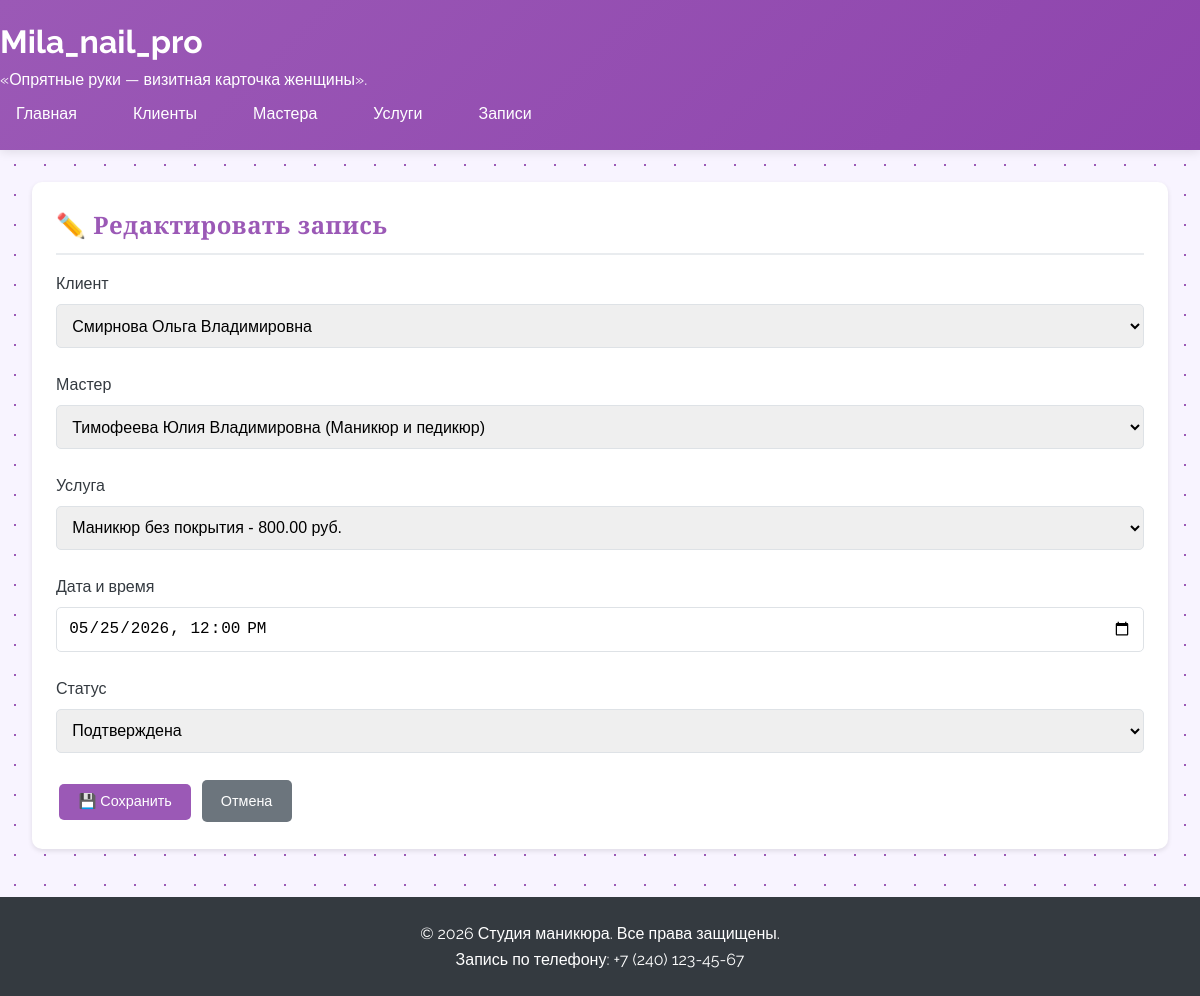
The page /appointments/1/update/ on the database its author committed.
### salon/models.py (models this page shows, shortened)
class Appointment(models.Model):
    STATUS_CHOICES = [
        ('pending', 'Ожидает подтверждения'),
        ('confirmed', 'Подтверждена'),
        ('completed', 'Выполнена'),
        ('cancelled', 'Отменена'),
    ]
    client = models.ForeignKey(Client, on_delete=models.PROTECT, related_name='appointments', verbose_name='Клиент')
    master = models.ForeignKey(Master, on_delete=models.PROTECT, related_name='appointments', verbose_name='Мастер')
    service = models.ForeignKey(Price, on_delete=models.PROTECT, related_name='appointments', verbose_name='Услуга')
    appointment_date = models.DateTimeField(verbose_name='Дата записи')
    status = models.CharField(max_length=20, choices=STATUS_CHOICES, default='pending', verbose_name='Статус')
    created_at = models.DateTimeField(auto_now_add=True, verbose_name='Дата создания записи')
    updated_at = models.DateTimeField(auto_now=True, verbose_name='Дата обновления')
    class Meta:
        verbose_name = 'Запись'
        verbose_name_plural = 'Записи'
        ordering = ['-appointment_date']

### salon/views.py (the view, shortened to what this page needs)
# urls.py: path('appointments/<int:pk>/update/', views.AppointmentUpdateView.as_view(), name='appointment_update'),
class AppointmentUpdateView(UpdateView):
    model = Appointment
    form_class = AppointmentForm
    template_name = 'salon/appointment_form.html'
    success_url = reverse_lazy('appointment_list')

### salon/forms.py
class AppointmentForm(forms.ModelForm):
    class Meta:
        model = Appointment
        fields = ['client', 'master', 'service', 'appointment_date', 'status']
        widgets = {
            'client': forms.Select(attrs={'class': 'form-control'}),
            'master': forms.Select(attrs={'class': 'form-control'}),
            'service': forms.Select(attrs={'class': 'form-control'}),
            'appointment_date': forms.DateTimeInput(attrs={'class': 'form-control', 'type': 'datetime-local'}),
            'status': forms.Select(attrs={'class': 'form-control'}),
        }
        labels = {
            'client': 'Клиент',
            'master': 'Мастер',
            'service': 'Услуга',
            'appointment_date': 'Дата и время',
            'status': 'Статус',
        }

### salon/models.py (called while the page is built)
    def __str__(self):
        return self.full_name

    def __str__(self):
        return f"{self.full_name} ({self.get_specialization_display()})"

    def __str__(self):
        return f"{self.procedure_name} - {self.price} руб."

### salon/templates/salon/appointment_form.html (shortened to what this page needs)
{% extends 'salon/base.html' %}
{% block content %}
<div class="card">
    <h2 class="card-title">
        {% if form.instance.pk %}✏️ Редактировать запись{% else %}➕ Создать запись{% endif %}
    </h2>
    <form method="post">
        {% for field in form %}
        <div class="form-group">
            <label for="{{ field.id_for_label }}">{{ field.label }}</label>
            {{ field }}
        </div>
        {% endfor %}
        <div style="margin-top: 1.5rem;">
            <button type="submit" class="btn btn-primary">💾 Сохранить</button>
            <a href="{% url 'appointment_list' %}" class="btn btn-secondary">Отмена</a>
        </div>
    </form>
</div>
{% endblock %}

### static/css/style.css (style rules this page uses)
:root { --primary-lavender: #9b59b6; --dark-lavender: #8e44ad; --light-lavender: #f3e5f5; --soft-lavender: #e8d5f5; --white: #ffffff; --gray-100: #f8f9fa; --gray-200: #e9ecef; --gray-300: #dee2e6; --gray-600: #6c757d; --gray-800: #343a40; }
* { margin: 0; padding: 0; box-sizing: border-box; }
body { font-family: 'Segoe UI', Tahoma, Geneva, Verdana, sans-serif; background-color: var(--gray-100); color: var(--gray-800); line-height: 1.6; }
.card { background: var(--white); border-radius: 10px; box-shadow: 0 2px 5px rgba(0,0,0,0.1); padding: 1.5rem; margin-bottom: 1.5rem; transition: transform 0.3s, box-shadow 0.3s; }
.card-title { color: var(--primary-lavender); margin-bottom: 1rem; font-size: 1.5rem; border-bottom: 2px solid var(--gray-200); padding-bottom: 0.5rem; }
.btn { display: inline-block; padding: 0.6rem 1.2rem; border: none; border-radius: 5px; cursor: pointer; text-decoration: none; font-size: 0.9rem; transition: all 0.3s; margin: 0.2rem; }
.btn-primary { background: var(--primary-lavender); color: var(--white); }
.btn-secondary { background: var(--gray-600); color: var(--white); }
.form-group { margin-bottom: 1.5rem; }
label { display: block; margin-bottom: 0.5rem; font-weight: 500; color: var(--gray-800); }
.form-control { width: 100%; padding: 0.7rem; border: 1px solid var(--gray-300); border-radius: 5px; font-size: 1rem; transition: border 0.3s; }
a { color: var(--primary-lavender); text-decoration: none; }
body { background: linear-gradient(135deg, #f5f0ff, #e8d5f5); position: relative; overflow-x: hidden; }
body { background-color: #f8f4ff; background-image: radial-gradient(#9b59b6 1px, transparent 1px); background-size: 30px 30px; }
body { font-family: 'Raleway', sans-serif; }
.logo h1, .card-title, h2, h3 { font-family: 'Cormorant Garamond', serif; font-weight: 600; letter-spacing: 0.5px; }

### rows shown on the page
Appointment: form "Смирнова Ольга Владимировна" "Тимофеева Юлия Владимировна (Маникюр и педикюр)" "Маникюр без покрытия - 800.00 руб." "05/25/2026 12:00" "Подтверждена"

### other values the page prints
{{ field.label }} "Клиент" "Мастер" "Услуга" "Дата и время" "Статус"
